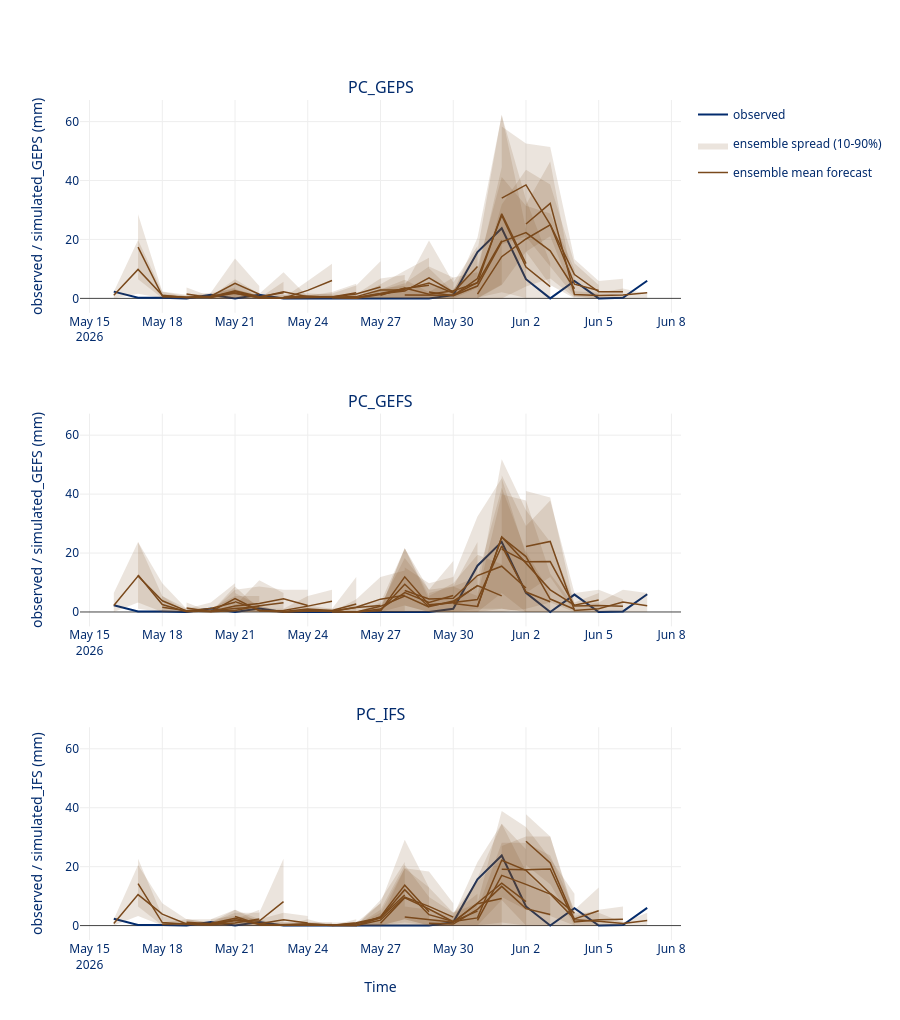

Notebook cell for this chart:
### Code cell
from verification_plots import forecast_timeseries_plot

forecast_timeseries_plot(ods, show_members=False)
